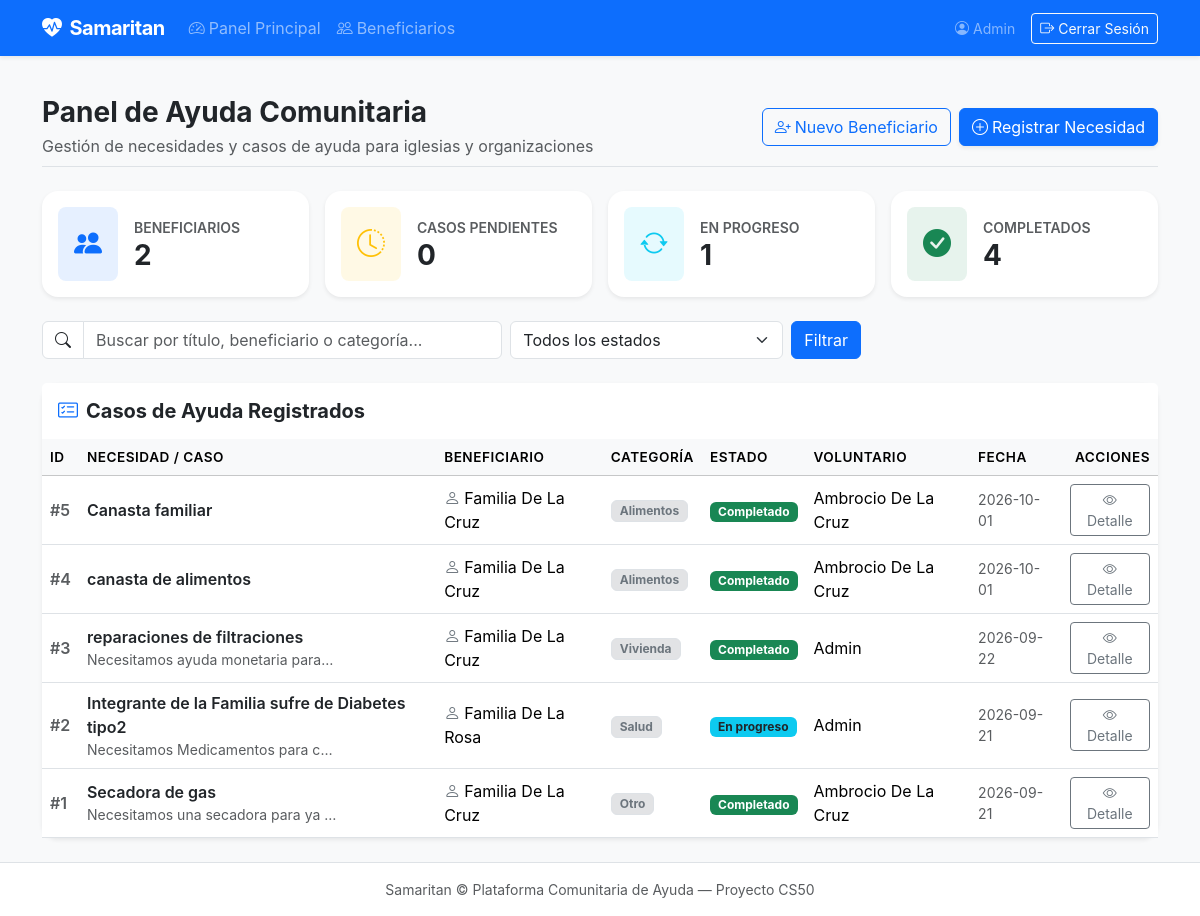
/ (signed in), run on the app's committed database.
### tables this page shows
CREATE TABLE users (
    id INTEGER PRIMARY KEY AUTOINCREMENT,
    name TEXT NOT NULL,
    email TEXT NOT NULL UNIQUE,
    hash TEXT NOT NULL,
    role TEXT NOT NULL DEFAULT 'volunteer',
    created_at TIMESTAMP DEFAULT CURRENT_TIMESTAMP
);

CREATE TABLE cases (
    id INTEGER PRIMARY KEY AUTOINCREMENT,
    beneficiary_id INTEGER NOT NULL,
    case_type TEXT NOT NULL,
    category TEXT NOT NULL,
    status TEXT NOT NULL DEFAULT 'pending',
    volunteer_id INTEGER,
    description TEXT,
    created_at TIMESTAMP DEFAULT CURRENT_TIMESTAMP,
    FOREIGN KEY (beneficiary_id) REFERENCES beneficiaries(id) ON DELETE CASCADE,
    FOREIGN KEY (volunteer_id) REFERENCES users (id) ON DELETE SET NULL
);

CREATE TABLE beneficiaries (
    id INTEGER PRIMARY KEY AUTOINCREMENT,
    name TEXT NOT NULL,
    phone TEXT,
    location TEXT,
    household_size INTEGER DEFAULT 1,
    notes TEXT,
    created_at TIMESTAMP DEFAULT CURRENT_TIMESTAMP
);

### app.py (the view)
@app.route("/")
@login_required
def index():
  with get_db() as conn:
    total_beneficiaries = conn.execute("SELECT COUNT(*) FROM beneficiaries;").fetchone()[0]
    pending_cases = conn.execute("SELECT COUNT(*) FROM cases WHERE status = 'pending';").fetchone()[0]
    in_progress_cases = conn.execute("SELECT COUNT(*) FROM cases WHERE status = 'in_progress';").fetchone()[0]
    completed_cases = conn.execute("SELECT COUNT(*) FROM cases WHERE status = 'complete';").fetchone()[0]
    status_filter = request.args.get("status", "")
    search_query = request.args.get("q", "").strip()
    base_query ="""
      SELECT
        c.id, c.case_type, c.category, c.description, c.status, c.created_at,
        b.name AS beneficiary_name,
        u.name AS volunteer_name
      FROM cases c
      JOIN beneficiaries b ON c.beneficiary_id = b.id
      LEFT JOIN users u ON c.volunteer_id = u.id
    """
    where_clauses = []
    params = []
    if status_filter:
      where_clauses.append("c.status = ?")
      params.append(status_filter)
    if search_query:
      where_clauses.append("(c.description LIKE ? OR b.name LIKE ?)")
      params.extend([f"%{search_query}%", f"%{search_query}%"])
    if where_clauses:
      base_query += " WHERE " + " AND ".join(where_clauses)
    base_query += " ORDER BY c.created_at DESC;"
    with get_db() as conn:
      cases = conn.execute(base_query, params).fetchall()
  return render_template(
    "index.html",
    total_beneficiaries=total_beneficiaries,
    pending_cases=pending_cases,
    in_progress_cases=in_progress_cases,
    completed_cases=completed_cases,
    cases=cases,
    selected_status=status_filter,
    search_query=search_query
  )

### app.py (called while the page is built)
@app.after_request
def after_request(response):
    response.headers["Cache-Control"] = "no-cache, no-store, must-revalidate"
    response.headers["Expires"] = 0
    response.headers["Pragma"] = "no-cache"
    return response

### db.py (called while the page is built)
def get_db():
  if "db" not in g:
    g.db = sqlite3.connect(
      current_app.config["DATABASE"],
      detect_types=sqlite3.PARSE_DECLTYPES
    )
    g.db.row_factory = sqlite3.Row
  return g.db

def login_required(f):
  @wraps(f)
  def wrapper(*args, **kwargs):
    if session.get("user_id") is None:
      return redirect("/login")
    return f(*args, **kwargs)
  return wrapper

### templates/index.html (shortened to what this page needs)
{% extends "layout.html" %}
{% block main %}
<div class="d-flex flex-column flex-md-row justify-content-between align-items-md-center mb-4 pb-2 border-bottom">
    <div>
        <h1 class="h3 fw-bold mb-1">Panel de Ayuda Comunitaria</h1>
        <p class="text-muted mb-0">Gestión de necesidades y casos de ayuda para iglesias y organizaciones</p>
    </div>
    <div class="mt-3 mt-md-0 d-flex gap-2">
        <a href="/beneficiaries" class="btn btn-outline-primary">
            <i class="bi bi-person-plus me-1"></i>Nuevo Beneficiario
        </a>
        <a href="/cases/new" class="btn btn-primary shadow-sm">
            <i class="bi bi-plus-circle me-1"></i>Registrar Necesidad
        </a>
    </div>
</div>
<div class="row g-3 mb-4">
    <div class="col-12 col-sm-6 col-lg-3">
        <div class="card border-0 shadow-sm rounded-4 h-100 bg-white">
            <div class="card-body p-3 d-flex align-items-center">
                <div class="rounded-3 bg-primary bg-opacity-10 text-primary p-3 me-3 fs-3">
                    <i class="bi bi-people-fill"></i>
                </div>
                <div>
                    <span class="text-muted small fw-semibold text-uppercase">Beneficiarios</span>
                    <h3 class="fw-bold mb-0">{{ total_beneficiaries }}</h3>
                </div>
            </div>
        </div>
    </div>
    <div class="col-12 col-sm-6 col-lg-3">
        <div class="card border-0 shadow-sm rounded-4 h-100 bg-white">
            <div class="card-body p-3 d-flex align-items-center">
                <div class="rounded-3 bg-warning bg-opacity-10 text-warning p-3 me-3 fs-3">
                    <i class="bi bi-clock-history"></i>
                </div>
                <div>
                    <span class="text-muted small fw-semibold text-uppercase">Casos Pendientes</span>
                    <h3 class="fw-bold mb-0">{{ pending_cases }}</h3>
                </div>
            </div>
        </div>
    </div>
    <div class="col-12 col-sm-6 col-lg-3">
        <div class="card border-0 shadow-sm rounded-4 h-100 bg-white">
            <div class="card-body p-3 d-flex align-items-center">
                <div class="rounded-3 bg-info bg-opacity-10 text-info p-3 me-3 fs-3">
                    <i class="bi bi-arrow-repeat"></i>
                </div>
                <div>
                    <span class="text-muted small fw-semibold text-uppercase">En Progreso</span>
                    <h3 class="fw-bold mb-0">{{ in_progress_cases }}</h3>
                </div>
            </div>
        </div>
    </div>
    <div class="col-12 col-sm-6 col-lg-3">
        <div class="card border-0 shadow-sm rounded-4 h-100 bg-white">
            <div class="card-body p-3 d-flex align-items-center">
                <div class="rounded-3 bg-success bg-opacity-10 text-success p-3 me-3 fs-3">
                    <i class="bi bi-check-circle-fill"></i>
                </div>
                <div>
                    <span class="text-muted small fw-semibold text-uppercase">Completados</span>
                    <h3 class="fw-bold mb-0">{{ completed_cases }}</h3>
                </div>
            </div>
        </div>
    </div>
</div>
<form method="get" action="/" class="mb-4">
    <div class="row g-2 align-items-center">
        <div class="col-12 col-md-6 col-lg-5">
            <div class="input-group">
                <span class="input-group-text bg-white"><i class="bi bi-search"></i></span>
                <input type="text" class="form-control" name="q" placeholder="Buscar por título, beneficiario o categoría..." value="{{ search_query }}">
            </div>
        </div>
        <div class="col-12 col-md-4 col-lg-3">
            <select name="status" class="form-select">
                <option value="">Todos los estados</option>
            </select>
        </div>
        <div class="col-12 col-md-auto d-flex gap-2">
            <button class="btn btn-primary" type="submit">Filtrar</button>
        </div>
    </div>
</form>
<div class="card border-0 shadow-sm rounded-4">
    <div class="card-header bg-white py-3 border-0 d-flex justify-content-between align-items-center">
        <h5 class="fw-bold mb-0"><i class="bi bi-card-checklist me-2 text-primary"></i>Casos de Ayuda Registrados</h5>
    </div>
    <div class="table-responsive">
        <table class="table table-hover align-middle mb-0">
            <thead class="table-light">
                <tr>
                    <th scope="col">ID</th>
                    <th scope="col">Necesidad / Caso</th>
                    <th scope="col">Beneficiario</th>
                    <th scope="col">Categoría</th>
                    <th scope="col">Estado</th>
                    <th scope="col">Voluntario</th>
                    <th scope="col">Fecha</th>
                    <th scope="col" class="text-end">Acciones</th>
                </tr>
            </thead>
            <tbody>
                {% if cases %}
                    {% for case in cases %}
                        <tr>
                            <td class="text-muted fw-semibold">#{{ case.id }}</td>
                            <td>
                                <span class="fw-semibold text-dark">{{ case.case_type }}</span>
                                {% if case.description %}
                                    <p class="small text-muted mb-0 text-truncate" style="max-width: 250px;">{{ case.description }}</p>
                                {% endif %}
                            </td>
                            <td>
                                <i class="bi bi-person me-1 text-secondary"></i>{{ case.beneficiary_name }}
                            </td>
                            <td>
                                <span class="badge bg-secondary-subtle text-secondary border px-2 py-1">
                                    {{ case.category }}
                                </span>
                            </td>
                            <td>
                                {% if case.status == 'pending' %}
                                    <span class="badge bg-warning text-dark px-2 py-1">Pendiente</span>
                                {% elif case.status == 'in_progress' %}
                                    <span class="badge bg-info text-dark px-2 py-1">En progreso</span>
                                {% else %}
                                    <span class="badge bg-success px-2 py-1">Completado</span>
                                {% endif %}
                            </td>
                            <td>
                                {{ case.volunteer_name if case.volunteer_name else '<span class="text-muted fst-italic">Sin asignar</span>' | safe }}
                            </td>
                            <td class="small text-muted">{{ case.created_at.strftime('%Y-%m-%d') }}</td>
                            <td class="text-end">
                                <a href="/cases/{{ case.id }}" class="btn btn-outline-secondary btn-sm">
                                    <i class="bi bi-eye"></i> Detalle
                                </a>
                            </td>
                        </tr>
                    {% endfor %}
                {% endif %}
            </tbody>
        </table>
    </div>
</div>
{% endblock %}

### templates/layout.html (shortened to what this page needs)
<!DOCTYPE html>
<html lang="en">
<head>
    <link href="https://cdn.jsdelivr.net/npm/bootstrap@5.3.3/dist/css/bootstrap.min.css" rel="stylesheet">
    <link href="https://cdn.jsdelivr.net/npm/bootstrap-icons@1.11.3/font/bootstrap-icons.min.css" rel="stylesheet">
    <link href="{{ url_for('static', filename='css/styles.css') }}" rel="stylesheet">
</head>
<body class="bg-light d-flex flex-column min-vh-100">
    <nav class="navbar navbar-expand-lg navbar-dark bg-primary shadow-sm">
        <div class="container">
            <a class="navbar-brand fw-bold" href="/">
                <i class="bi bi-heart-pulse-fill me-2"></i>Samaritan
            </a>
            <div class="collapse navbar-collapse" id="navbarMain">
                {% if session["user_id"] %}
                    <ul class="navbar-nav me-auto mb-2 mb-lg-0">
                        <li class="nav-item">
                            <a class="nav-link" href="/"><i class="bi bi-speedometer2 me-1"></i>Panel Principal</a>
                        </li>
                        <li class="nav-item">
                            <a class="nav-link" href="/beneficiaries"><i class="bi bi-people me-1"></i>Beneficiarios</a>
                        </li>
                    </ul>
                    <ul class="navbar-nav ms-auto mb-2 mb-lg-0 align-items-center">
                        <li class="nav-item me-3 text-white-50 small">
                            <i class="bi bi-person-circle me-1"></i>{{ session.get("user_name", "Voluntario") }}
                        </li>
                        <li class="nav-item">
                            <form action="/logout" method="post">
                                <button type="submit" class="btn btn-outline-light btn-sm"><i class="bi bi-box-arrow-right me-1"></i>Cerrar Sesión</button>
                            </form>
                        </li>
                    </ul>
                {% endif %}
            </div>
        </div>
    </nav>
    <main class="container py-4 flex-grow-1">
        {% block main %}{% endblock %}
    </main>
    <footer class="bg-white border-top py-3 mt-auto text-center text-muted small">
        <div class="container">
            Samaritan &copy; Plataforma Comunitaria de Ayuda — Proyecto CS50
        </div>
    </footer>
</body>
</html>

### static/css/styles.css (style rules this page uses)
:root { --samaritan-primary: #0d6efd; --samaritan-bg: #f8f9fa; }
body { background-color: var(--samaritan-bg); font-family: -apple-system, BlinkMacSystemFont, "Segoe UI", Roboto, "Helvetica Neue", Arial, sans-serif; color: #212529; }
.navbar-brand { letter-spacing: -0.5px; }
.card { transition: transform 0.15s ease, box-shadow 0.15s ease; }
.table th { font-weight: 600; font-size: 0.85rem; text-transform: uppercase; letter-spacing: 0.5px; }
.rounded-4 { border-radius: 1rem !important; }

### data on the page
users: get "Admin"
cases: id "5", case_type "Canasta familiar", beneficiary_name "Familia De La Cruz", category "Alimentos", status "Completado", name "Ambrocio De La Cruz", created_at "2026-10-01"
cases: id "4", case_type "canasta de alimentos", beneficiary_name "Familia De La Cruz", category "Alimentos", status "Completado", name "Ambrocio De La Cruz", created_at "2026-10-01"
cases: id "3", case_type "reparaciones de filtraciones", description "Necesitamos ayuda monetaria para…", beneficiary_name "Familia De La Cruz", category "Vivienda", status "Completado", name "Admin", created_at "2026-09-22"
cases: id "2", case_type "Integrante de la Familia sufre de Diabetes tipo2", description "Necesitamos Medicamentos para c…", beneficiary_name "Familia De La Rosa", category "Salud", status "En progreso", name "Admin", created_at "2026-09-21"
cases: id "1", case_type "Secadora de gas", description "Necesitamos una secadora para ya…", beneficiary_name "Familia De La Cruz", category "Otro", status "Completado", name "Ambrocio De La Cruz", created_at "2026-09-21"

### other printed values
{{ total_beneficiaries }} "2"
{{ pending_cases }} "0"
{{ in_progress_cases }} "1"
{{ completed_cases }} "4"
